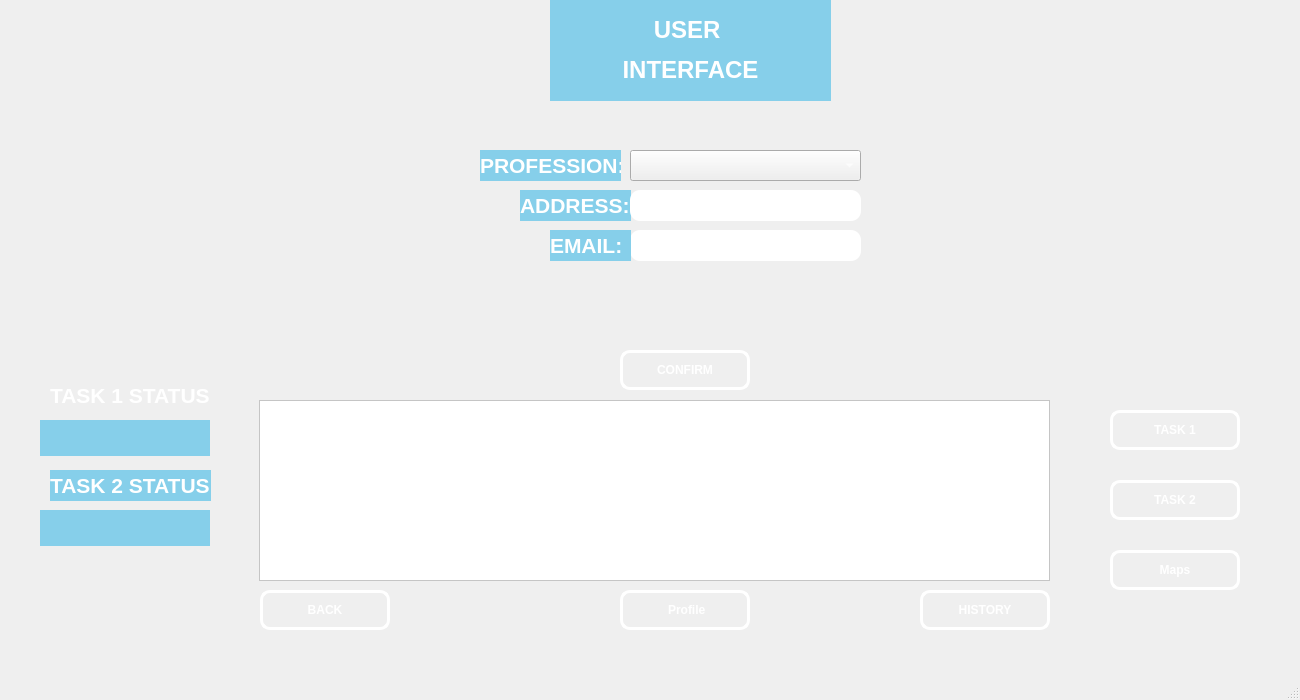
<?xml version="1.0" encoding="UTF-8"?>
<ui version="4.0">
 <class>UserInter</class>
 <widget class="QMainWindow" name="UserInter">
  <property name="geometry">
   <rect>
    <x>0</x>
    <y>0</y>
    <width>1300</width>
    <height>700</height>
   </rect>
  </property>
  <property name="windowTitle">
   <string>MainWindow</string>
  </property>
  <property name="styleSheet">
   <string notr="true">background-image: url(:/background/bG no arrows.png);
color:rgb(255, 255, 255);</string>
  </property>
  <widget class="QWidget" name="centralwidget">
   <widget class="QTableView" name="tableView">
    <property name="geometry">
     <rect>
      <x>259</x>
      <y>400</y>
      <width>791</width>
      <height>181</height>
     </rect>
    </property>
    <property name="styleSheet">
     <string notr="true">#tableView
{

background:rgb(255, 255, 255);
color:rgb(0, 0, 0);
}
QHeaderView::section
{
    background:transparent;
    color:rgb(0, 0, 0);
}</string>
    </property>
   </widget>
   <widget class="QLabel" name="Status">
    <property name="geometry">
     <rect>
      <x>40</x>
      <y>420</y>
      <width>170</width>
      <height>36</height>
     </rect>
    </property>
    <property name="styleSheet">
     <string notr="true">#Status
{
background:rgb(134,207,234);
}</string>
    </property>
    <property name="text">
     <string>&lt;html&gt;&lt;head/&gt;&lt;body&gt;&lt;p&gt;&lt;br/&gt;&lt;/p&gt;&lt;/body&gt;&lt;/html&gt;</string>
    </property>
   </widget>
   <widget class="QLabel" name="label">
    <property name="geometry">
     <rect>
      <x>50</x>
      <y>380</y>
      <width>161</width>
      <height>31</height>
     </rect>
    </property>
    <property name="styleSheet">
     <string notr="true">#label
{
background:transparent;
}</string>
    </property>
    <property name="text">
     <string>&lt;html&gt;&lt;head/&gt;&lt;body&gt;&lt;p&gt;&lt;span style=&quot; font-size:16pt; font-weight:700;&quot;&gt;TASK 1 STATUS&lt;/span&gt;&lt;/p&gt;&lt;/body&gt;&lt;/html&gt;</string>
    </property>
   </widget>
   <widget class="QLabel" name="Status_2">
    <property name="geometry">
     <rect>
      <x>40</x>
      <y>510</y>
      <width>170</width>
      <height>36</height>
     </rect>
    </property>
    <property name="styleSheet">
     <string notr="true">#Status_2
{
background:rgb(134,207,234);
}</string>
    </property>
    <property name="text">
     <string>&lt;html&gt;&lt;head/&gt;&lt;body&gt;&lt;p&gt;&lt;br/&gt;&lt;/p&gt;&lt;/body&gt;&lt;/html&gt;</string>
    </property>
   </widget>
   <widget class="QLabel" name="label_3">
    <property name="geometry">
     <rect>
      <x>50</x>
      <y>470</y>
      <width>161</width>
      <height>31</height>
     </rect>
    </property>
    <property name="styleSheet">
     <string notr="true">#label_3
{
background:rgb(134,207,234);
}</string>
    </property>
    <property name="text">
     <string>&lt;html&gt;&lt;head/&gt;&lt;body&gt;&lt;p&gt;&lt;span style=&quot; font-size:16pt; font-weight:700;&quot;&gt;TASK 2 STATUS&lt;/span&gt;&lt;/p&gt;&lt;/body&gt;&lt;/html&gt;</string>
    </property>
   </widget>
   <widget class="QPushButton" name="pushButton_8">
    <property name="geometry">
     <rect>
      <x>620</x>
      <y>590</y>
      <width>130</width>
      <height>40</height>
     </rect>
    </property>
    <property name="styleSheet">
     <string notr="true">#pushButton_8
{
border-radius:10px;
font:bold;
border:3px solid rgb(255, 255, 255);
}</string>
    </property>
    <property name="text">
     <string> Profile</string>
    </property>
   </widget>
   <widget class="QPushButton" name="pushButton_9">
    <property name="geometry">
     <rect>
      <x>1110</x>
      <y>550</y>
      <width>130</width>
      <height>40</height>
     </rect>
    </property>
    <property name="styleSheet">
     <string notr="true">#pushButton_9
{
border-radius:10px;
font:bold;
border:3px solid rgb(255, 255, 255);
}</string>
    </property>
    <property name="text">
     <string>Maps</string>
    </property>
   </widget>
   <widget class="QPushButton" name="pushButton_3">
    <property name="geometry">
     <rect>
      <x>1110</x>
      <y>480</y>
      <width>130</width>
      <height>40</height>
     </rect>
    </property>
    <property name="styleSheet">
     <string notr="true">#pushButton_3
{
border-radius:10px;
font:bold;
border:3px solid rgb(255, 255, 255);
}</string>
    </property>
    <property name="text">
     <string>TASK 2</string>
    </property>
   </widget>
   <widget class="QPushButton" name="pushButton_5">
    <property name="geometry">
     <rect>
      <x>920</x>
      <y>590</y>
      <width>130</width>
      <height>40</height>
     </rect>
    </property>
    <property name="styleSheet">
     <string notr="true">#pushButton_5
{
border-radius:10px;
font:bold;
border:3px solid rgb(255, 255, 255);
}</string>
    </property>
    <property name="text">
     <string>HISTORY</string>
    </property>
   </widget>
   <widget class="QPushButton" name="pushButton_2">
    <property name="geometry">
     <rect>
      <x>1110</x>
      <y>410</y>
      <width>130</width>
      <height>40</height>
     </rect>
    </property>
    <property name="styleSheet">
     <string notr="true">#pushButton_2
{
border-radius:10px;
font:bold;
border:3px solid rgb(255, 255, 255);
}</string>
    </property>
    <property name="text">
     <string>TASK 1</string>
    </property>
   </widget>
   <widget class="QLabel" name="label_2">
    <property name="geometry">
     <rect>
      <x>0</x>
      <y>0</y>
      <width>341</width>
      <height>151</height>
     </rect>
    </property>
    <property name="styleSheet">
     <string notr="true">image: url(:/background/hmu logo.png);</string>
    </property>
    <property name="text">
     <string/>
    </property>
   </widget>
   <widget class="QLabel" name="label_14">
    <property name="geometry">
     <rect>
      <x>550</x>
      <y>0</y>
      <width>281</width>
      <height>101</height>
     </rect>
    </property>
    <property name="styleSheet">
     <string notr="true">#label_14
{
background:rgb(134,207,234);
}</string>
    </property>
    <property name="text">
     <string>&lt;html&gt;&lt;head/&gt;&lt;body&gt;&lt;p align=&quot;center&quot;&gt;&lt;span style=&quot; font-size:18pt; font-weight:700;&quot;&gt;USER &lt;/span&gt;&lt;/p&gt;&lt;p align=&quot;center&quot;&gt;&lt;span style=&quot; font-size:18pt; font-weight:700;&quot;&gt;INTERFACE&lt;/span&gt;&lt;/p&gt;&lt;/body&gt;&lt;/html&gt;</string>
    </property>
   </widget>
   <widget class="QPushButton" name="pushButton_4">
    <property name="geometry">
     <rect>
      <x>260</x>
      <y>590</y>
      <width>130</width>
      <height>40</height>
     </rect>
    </property>
    <property name="styleSheet">
     <string notr="true">#pushButton_4
{
border-radius:10px;
font:bold;
border:3px solid rgb(255, 255, 255);
}</string>
    </property>
    <property name="text">
     <string>BACK</string>
    </property>
   </widget>
   <widget class="QPushButton" name="pushButton">
    <property name="geometry">
     <rect>
      <x>620</x>
      <y>350</y>
      <width>130</width>
      <height>40</height>
     </rect>
    </property>
    <property name="styleSheet">
     <string notr="true">#pushButton
{
border-radius:10px;
font:bold;
border:3px solid rgb(255, 255, 255);
}</string>
    </property>
    <property name="text">
     <string>CONFIRM</string>
    </property>
   </widget>
   <widget class="QLabel" name="label_11">
    <property name="geometry">
     <rect>
      <x>520</x>
      <y>190</y>
      <width>111</width>
      <height>31</height>
     </rect>
    </property>
    <property name="styleSheet">
     <string notr="true">#label_11
{
background:rgb(134,207,234);
}</string>
    </property>
    <property name="text">
     <string>&lt;html&gt;&lt;head/&gt;&lt;body&gt;&lt;p&gt;&lt;span style=&quot; font-size:16pt; font-weight:700;&quot;&gt;ADDRESS:&lt;/span&gt;&lt;/p&gt;&lt;/body&gt;&lt;/html&gt;</string>
    </property>
   </widget>
   <widget class="QLineEdit" name="lineEdit">
    <property name="geometry">
     <rect>
      <x>630</x>
      <y>190</y>
      <width>231</width>
      <height>31</height>
     </rect>
    </property>
    <property name="styleSheet">
     <string notr="true">#lineEdit
{
border-radius:10px;
background:rgb(255, 255, 255);
color:rgb(0, 0, 0);
}</string>
    </property>
   </widget>
   <widget class="QLineEdit" name="lineEdit_3">
    <property name="geometry">
     <rect>
      <x>630</x>
      <y>230</y>
      <width>231</width>
      <height>31</height>
     </rect>
    </property>
    <property name="styleSheet">
     <string notr="true">#lineEdit_3
{
border-radius:10px;
background:rgb(255, 255, 255);
color:rgb(0, 0, 0);
}</string>
    </property>
   </widget>
   <widget class="QLabel" name="label_13">
    <property name="geometry">
     <rect>
      <x>550</x>
      <y>230</y>
      <width>81</width>
      <height>31</height>
     </rect>
    </property>
    <property name="styleSheet">
     <string notr="true">#label_13
{
background:rgb(134,207,234);
}</string>
    </property>
    <property name="text">
     <string>&lt;html&gt;&lt;head/&gt;&lt;body&gt;&lt;p&gt;&lt;span style=&quot; font-size:16pt; font-weight:700;&quot;&gt;EMAIL:&lt;/span&gt;&lt;/p&gt;&lt;/body&gt;&lt;/html&gt;</string>
    </property>
   </widget>
   <widget class="QLabel" name="label_10">
    <property name="geometry">
     <rect>
      <x>480</x>
      <y>150</y>
      <width>141</width>
      <height>31</height>
     </rect>
    </property>
    <property name="styleSheet">
     <string notr="true">#label_10
{
background:rgb(134,207,234);
}</string>
    </property>
    <property name="text">
     <string>&lt;html&gt;&lt;head/&gt;&lt;body&gt;&lt;p&gt;&lt;span style=&quot; font-size:16pt; font-weight:700;&quot;&gt;PROFESSION:&lt;/span&gt;&lt;/p&gt;&lt;/body&gt;&lt;/html&gt;</string>
    </property>
   </widget>
   <widget class="QComboBox" name="comboBox">
    <property name="geometry">
     <rect>
      <x>630</x>
      <y>150</y>
      <width>231</width>
      <height>31</height>
     </rect>
    </property>
   </widget>
  </widget>
  <widget class="QStatusBar" name="statusbar"/>
 </widget>
 <resources/>
 <connections/>
</ui>
